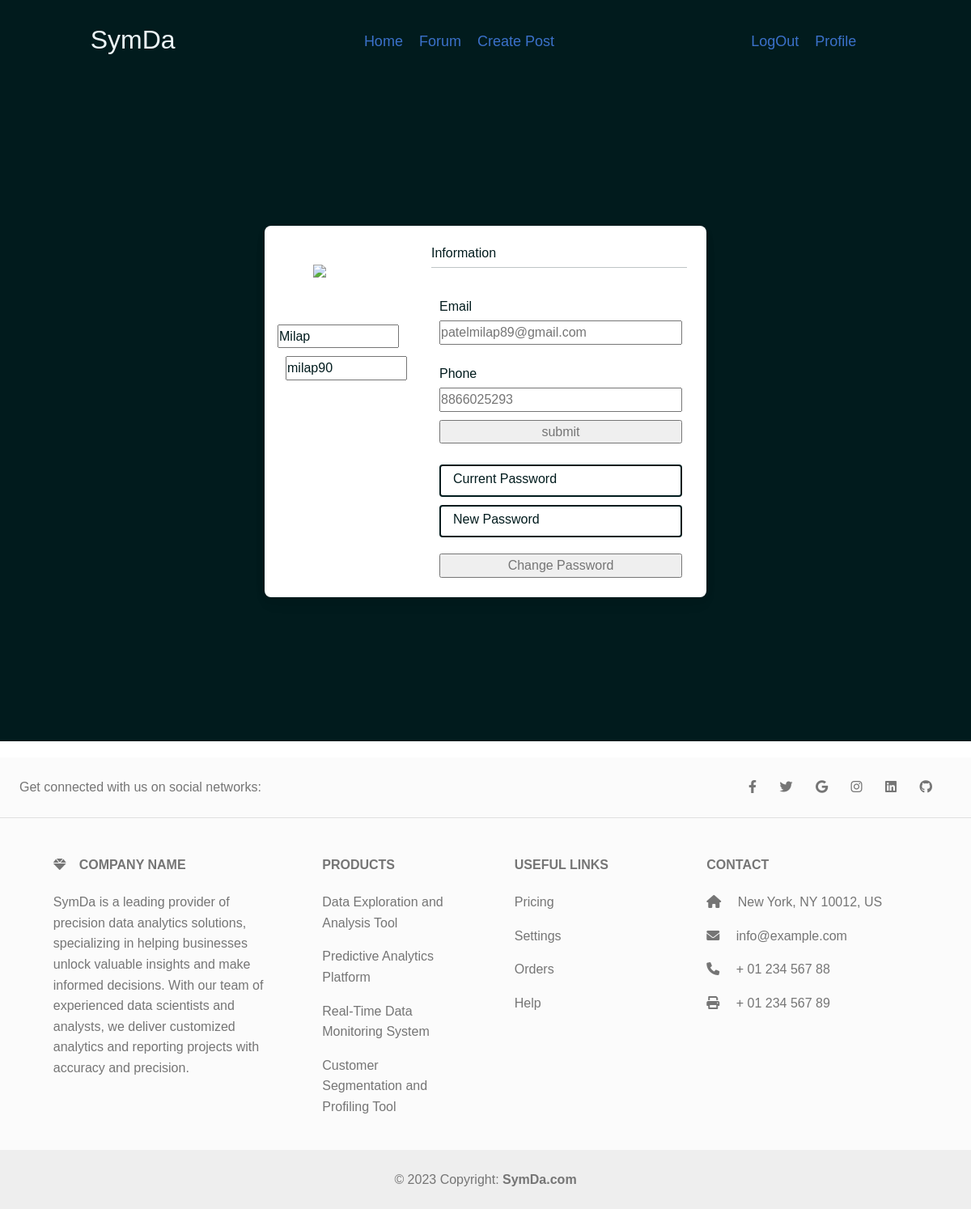
Page /profile (signed in) on the committed database.
### accounts/models.py (models this page shows)
class User(AbstractUser):
    username = models.CharField(max_length=30,unique=True,null=True)
    email = models.CharField(max_length=60,primary_key=True)
    phone = models.CharField(max_length=20,null=True)
    first_name = models.CharField(max_length=50,null=True)
    last_name = models.CharField(max_length=50,null=True)
    objects = UserManager()
    USERNAME_FIELD = 'email'
    REQUIRED_FIELDS = []
    def __str__(self):
        return self.email

### dashboard/views.py (the view, shortened to what this page needs)
# urls.py: path('profile',views.profile,name="profile"),
def profile(request):
    user = User.objects.get(pk=request.user)
    return render(request,'dashboard/profile.html',{'user':user})

### dashboard/templates/dashboard/profile.html (shortened to what this page needs)
<!DOCTYPE html>
{% load static %}
<html lang="en">
<head>
    <link rel="stylesheet" href="{% static 'dashboard/css/style.css' %}">
    <link href="https://cdnjs.cloudflare.com/ajax/libs/font-awesome/6.0.0/css/all.min.css" rel="stylesheet" />
    <link href="https://cdnjs.cloudflare.com/ajax/libs/mdb-ui-kit/6.4.0/mdb.min.css" rel="stylesheet" />
</head>
<body>
    <header>
        <nav>
            <div class="div div-1" style="margin-bottom: 20px;">
              <h2 style="padding-bottom: 20px;">SymDa</h2>
            </div>
            <div class="div div-2" style="margin-top: 7px;">
              <a href="{% url 'index' %}">
                <div class="inner-div">Home </div>
              </a>
              <a href="{% url 'posts' %}">
                <div class="inner-div">Forum</div>
              </a>
              {% if user.is_authenticated %}
                      <a href="{% url 'create-post' %}"><div class="inner-div">Create Post</div></a>
              {% endif %}
            </div>
            <div class="div div-3" style="margin-top: 7px; display:flex">
              {% if user.is_authenticated %}
              <a href="{% url 'user-logout' %}">
                <div class="inner-div">LogOut</div>
              </a>
              <a href="{% url 'profile' %}"><div class="inner-div">
                Profile
              </div></a>
              {% else %}
              <a href="{% url 'user-login' %}">
                <div class="inner-div">SignIn</div>
              </a>
              {% endif %}
            </div>
          </nav>
          <div>
            <section class="vh-100" style="background-color: #011b1d; ">
                <div class="container py-5 h-100">
                  <div class="row d-flex justify-content-center align-items-center h-100">
                    <div class="col col-lg-6 mb-4 mb-lg-0">
                      <div class="card mb-3" style="border-radius: .5rem;">
                        <div class="row g-0">
                          <div class="col-md-4 gradient-custom text-center text-white"
                            style="border-top-left-radius: .5rem; border-bottom-left-radius: .5rem;">
                            <img src="https://mdbcdn.b-cdn.net/img/Photos/new-templates/bootstrap-chat/ava1-bg.webp"
                              alt="Avatar" class="img-fluid my-5" style="width: 80px;" />
                              <form action="" method="POST">
                            <input style="color: #011b1d; width:150px" name="first_name" value={{user.first_name}}>
                            <input style="color: #011b1d; width:150px; margin-top:10px; margin-left:20px" name="username" value={{user.username}}>
                            <i class="far fa-edit mb-5"></i>
                          </div>
                          <div class="col-md-8">
                            <div class="card-body p-4" style="color: #011b1d;">
                              <h6>Information</h6>
                              <hr class="mt-0 mb-4">
                              <div class="row pt-1">
                                <div class="col-6 mb-3" style="margin:10px">
                                  <h6 style="color: #011b1d;">Email</h6>
                                  <input class="text-muted" name="email" style="width:300px"  value= {{user.email}}>
                                </div>
                                <div class="col-6 mb-3" style="margin:10px">
                                  <h6>Phone</h6>
                                  <input class="text-muted" style="width:300px" name="phone" value= {{user.phone}}>
                                  <input class="text-muted" type="submit" style="width:300px; margin-top: 10px; color: #011b1d;" value="submit">
                                </div>
                              <form action="{% url 'change-password' %}" method="POST">
                              <div class="form-outline" style="margin:10px">
                                <input type="password" name="current_password" style="border: 2px solid #011b1d; width: 300px;" id="typeText" class="form-control" />
                                <label class="form-label" style="color: #011b1d; padding:5px;" for="typeText">Current Password</label>
                              </div>
                              <div class="form-outline" style="margin-top: 10px;margin:10px">
                                <input type="password" name="new_password" style="border: 2px solid #011b1d;width: 300px;" id="typeText" class="form-control" />
                                <label class="form-label" style="color: #011b1d; padding:5px;" for="typeText">New Password</label>
                              </div>
                              <input class="text-muted" type="submit" style="width:300px; margin-top: 10px; margin-left: 10px ;color: #011b1d;" value="Change Password">
                            </form>
                              </div>
                            </div>
                          </div>
                        </div>
                      </div>
                    </div>
                  </div>
                </div>
              </section>
          </div>
    </header>
<footer class="text-center text-lg-start bg-light text-muted" style="margin-top: 20px;">
    <section class="d-flex justify-content-center justify-content-lg-between p-4 border-bottom">
      <div class="me-5 d-none d-lg-block">
        <span>Get connected with us on social networks:</span>
      </div>
      <div>
        <a href="" class="me-4 text-reset">
          <i class="fab fa-facebook-f"></i>
        </a>
        <a href="" class="me-4 text-reset">
          <i class="fab fa-twitter"></i>
        </a>
        <a href="" class="me-4 text-reset">
          <i class="fab fa-google"></i>
        </a>
        <a href="" class="me-4 text-reset">
          <i class="fab fa-instagram"></i>
        </a>
        <a href="" class="me-4 text-reset">
          <i class="fab fa-linkedin"></i>
        </a>
        <a href="" class="me-4 text-reset">
          <i class="fab fa-github"></i>
        </a>
      </div>
    </section>
    <section class="">
      <div class="container text-center text-md-start mt-5">
        <div class="row mt-3">
          <div class="col-md-3 col-lg-4 col-xl-3 mx-auto mb-4">
            <h6 class="text-uppercase fw-bold mb-4">
              <i class="fas fa-gem me-3"></i>Company name
            </h6>
            <p>
              SymDa is a leading provider of precision data analytics solutions, specializing in helping businesses unlock valuable insights and make informed decisions. With our team of experienced data scientists and analysts, we deliver customized analytics and reporting projects with accuracy and precision.
            </p>
          </div>
          <div class="col-md-2 col-lg-2 col-xl-2 mx-auto mb-4">
            <h6 class="text-uppercase fw-bold mb-4">
              Products
            </h6>
            <p>
              <a href="#!" class="text-reset">Data Exploration and Analysis Tool</a>
            </p>
            <p>
              <a href="#!" class="text-reset">Predictive Analytics Platform</a>
            </p>
            <p>
              <a href="#!" class="text-reset">Real-Time Data Monitoring System</a>
            </p>
            <p>
              <a href="#!" class="text-reset">Customer Segmentation and Profiling Tool</a>
            </p>
          </div>
          <div class="col-md-3 col-lg-2 col-xl-2 mx-auto mb-4">
            <h6 class="text-uppercase fw-bold mb-4">
              Useful links
            </h6>
            <p>
              <a href="#!" class="text-reset">Pricing</a>
            </p>
            <p>
              <a href="#!" class="text-reset">Settings</a>
            </p>
            <p>
              <a href="#!" class="text-reset">Orders</a>
            </p>
            <p>
              <a href="#!" class="text-reset">Help</a>
            </p>
          </div>
          <div class="col-md-4 col-lg-3 col-xl-3 mx-auto mb-md-0 mb-4">
            <h6 class="text-uppercase fw-bold mb-4">Contact</h6>
            <p><i class="fas fa-home me-3"></i> New York, NY 10012, US</p>
            <p>
              <i class="fas fa-envelope me-3"></i>
              info@example.com
            </p>
            <p><i class="fas fa-phone me-3"></i> + 01 234 567 88</p>
            <p><i class="fas fa-print me-3"></i> + 01 234 567 89</p>
          </div>
        </div>
      </div>
    </section>
    <div class="text-center p-4" style="background-color: rgba(0, 0, 0, 0.05);">
      © 2023 Copyright:
      <a class="text-reset fw-bold" >SymDa.com</a>
    </div>
  </footer>
</body>
</html>

### dashboard/static/dashboard/css/style.css (style rules this page uses)
* { margin: 0; padding: 0; font-family: Verdana, Geneva, Tahoma, sans-serif; }
header { background-color: #011b1d; color: #edf6f9; padding-top: 30px; }
nav { display: flex; justify-content: space-around; flex-wrap: wrap; }
.div-2 { display: flex; }
.inner-div { margin-left: 10px; margin-right: 10px; font-size: large; }

### rows in the picture
User: first_name "Milap", username "milap90", email "patelmilap89@gmail.com", phone "8866025293"
